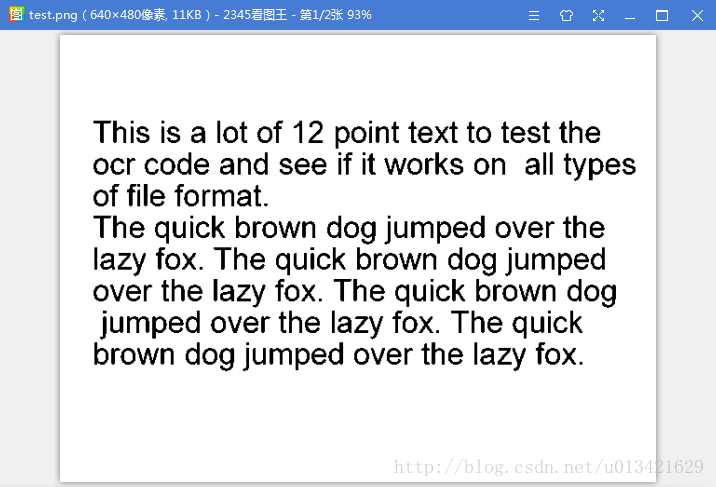
#> input picture Coding/opencv-leraning/04.png, 716 x 487 px, given in place of 04.jpg, which was not available
$ jupyter execute --allow-errors new_dome.ipynb   (shell and % lines are left out)   (older library calls are emulated)   (text cells are left out)
#> lines starting #> are read from the running program, lines starting #| are printed output that depends on the picture; after the words box and inside, x2 and y2 are one past the last pixel; in counts of white or black regions, pixels touching at a corner belong together; pictures that were not available may be replaced by others from this repository, and a replacement may not be noted
[cell 1]
import cv2
import pprint
import matplotlib
import matplotlib.pyplot as plt
import numpy as np
import time

[cell 2]
strat_time = time.time()
img = '04.jpg'
image_r = cv2.imread(img, cv2.IMREAD_UNCHANGED)
#> image_r is the input picture: shape (487, 716, 3); mean B, G, R 230.3, 225.3, 222.2
new_img = np.ones_like((image_r),dtype=np.uint8)*255
if image_r.shape[0] > 1000:
    pro_num = 600/image_r.shape[0]
    image_r = cv2.resize(image_r, (0,0), fx=pro_num, fy=pro_num)
image = cv2.pyrMeanShiftFiltering(image_r, 35, 25)
t1 = time.time()

gray = cv2.cvtColor(image, cv2.COLOR_BGR2GRAY)
gray = cv2.adaptiveThreshold(gray, 255, cv2.ADAPTIVE_THRESH_GAUSSIAN_C, cv2.THRESH_BINARY, 125, 1)
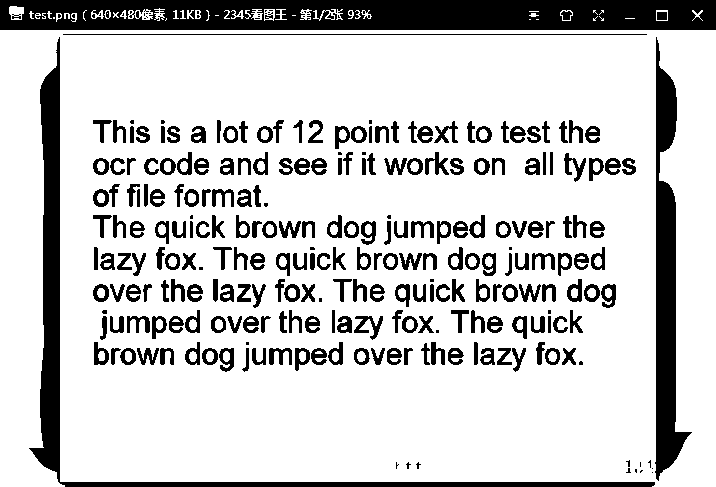
#> gray: shape (487, 716); 80.2% white; 281 black regions (57 under 20 px), largest, box (x1, y1, x2, y2) and area: (0, 0, 716, 30) 19478, (29, 37, 655, 487) 10176, (655, 37, 692, 481) 7589

ret, binary = cv2.threshold(gray, 0, 255, cv2.THRESH_BINARY_INV | cv2.THRESH_OTSU)
#> binary: shape (487, 716); 19.8% white; 281 white regions (57 under 20 px)
#> ret = 0
outimg, contours, hireachy = cv2.findContours(binary, cv2.RETR_EXTERNAL, cv2.CHAIN_APPROX_SIMPLE)
#> contours = 249 contours, 30 with area under 20; largest, box (x1, y1, x2, y2) and area: (0, 0, 716, 30) 20735, (29, 37, 655, 487) 9123, (655, 37, 692, 481) 7129, (219, 348, 234, 372) 236, (601, 284, 616, 308) 234; hireachy = 249 rows, first 6: [1, -1, -1, -1], [2, 0, -1, -1], [3, 1, -1, -1], [4, 2, -1, -1], [5, 3, -1, -1], [6, 4, -1, -1]

# [9 lines of commented-out code are left out]

for i, contour in enumerate(contours):
    area = cv2.contourArea(contour)
    if area > 10000:

        approxCurve = cv2.approxPolyDP(contour, 10, True)
        if approxCurve.shape[0] > 4:
            cv2.drawContours(new_img, contours, i, (0,0,255), 1)

        gray_new_img = cv2.cvtColor(new_img, cv2.COLOR_BGR2GRAY)
        edges = cv2.Canny(gray_new_img, 100,200)
#         lines = cv2.HoughLinesP(edges, 1.0, 3*np.pi/180, 100, 5, minLineLength=20, maxLineGap=20)
        lines = cv2.HoughLinesP(edges, 20, 3*np.pi/180, 100 , minLineLength=20, maxLineGap=20)
#> this loop made 249 passes
#> (area, approxCurve) on pass 249: (20735, [[0, 0], [0, 29], [715, 29], [715, 0]])
#> area on passes 13 to 18: 101.5, 187.5, 101, 99, 147, 152
#> edges: shape (487, 716); every value is 0
#> gray_new_img: shape (487, 716); every value is 255
#> new_img: shape (487, 716, 3); every value is 255

[cell 3]
mask = np.zeros(image.shape[:2],np.uint8)

bgdModel = np.zeros((1,65),np.float64)
fgdModel = np.zeros((1,65),np.float64)
rect = (20,20,image.shape[1]-20, image.shape[0]-20)
#> rect = (20, 20, 696, 467)
cv2.grabCut(image, mask, rect, bgdModel, fgdModel,5, cv2.GC_INIT_WITH_RECT)
mask2 = np.where((mask==2)|(mask==0),0,1).astype('uint8')
img = image*mask2[:,:,np.newaxis]
# t2 = time.time()
# cv2.drawContours(image, contours, -1, (0,0,255), 1)
cv2.imshow("mask", mask)
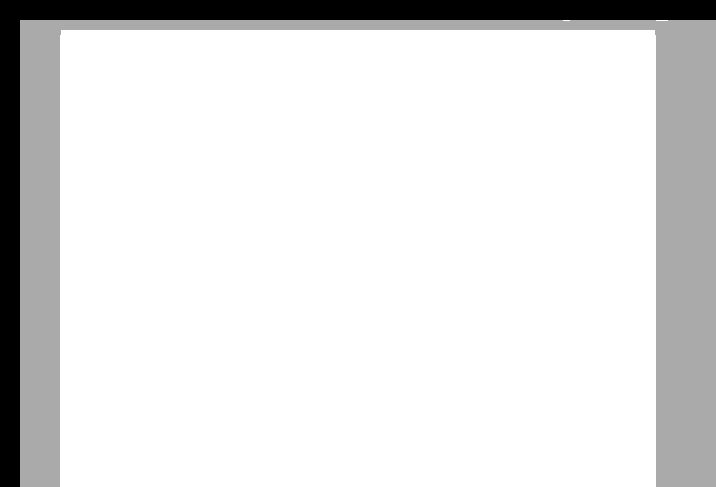
#> window 'mask': shape (487, 716); min 0, max 3, mean 2.65; drawn with min black and max white
cv2.imshow("img", img)
cv2.imshow("fgdModel", fgdModel)
cv2.imshow("mask2", mask2)
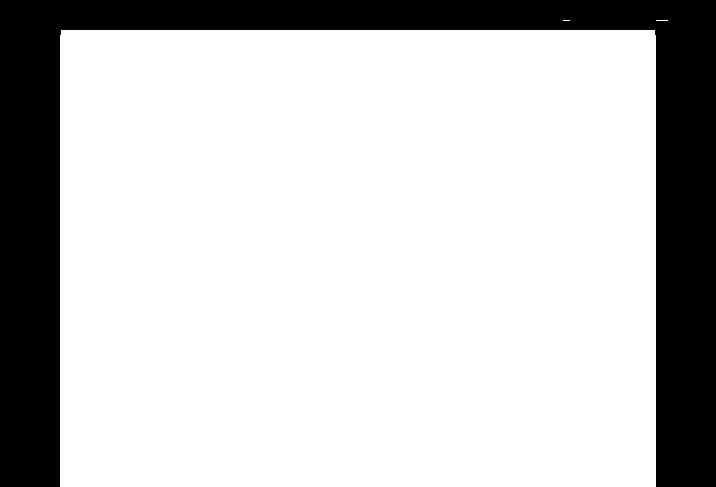
#> window 'mask2': shape (487, 716); values 0 (black) and 1 (white), 78.1% white; 1 black region, box (x1, y1, x2, y2) and area: (0, 0, 716, 487) 76311


cv2.waitKey(0)
cv2.destroyAllWindows()

[cell 4]
top_lines = []
botton_lines = []
left_lines = []
right_lines = []
#> (the rest of this cell did not finish here and is left out)

[cell 5]
def cross_point(line1,line2):#计算交点函数
    x1=line1[0]#取四点坐标
    y1=line1[1]
    x2=line1[2]
    y2=line1[3]
    print(x1,y1,x2,y2)

    x3=line2[0]
    y3=line2[1]
    x4=line2[2]
    y4=line2[3]
    print(x3,y3,x4,y4)


    k1=(y2-y1)*1.0/(x2-x1)#计算k1,由于点均为整数，需要进行浮点数转化
    b1=y1*1.0-x1*k1*1.0#整型转浮点型是关键
    if (x4-x3)==0:#L2直线斜率不存在操作
        k2=None
        b2=0
    else:
        k2=(y4-y3)*1.0/(x4-x3)#斜率存在操作
        b2=y3*1.0-x3*k2*1.0
    if k2==None:
        x=x3
    else:
        x=(b2-b1)*1.0/(k1-k2)
    y=k1*x*1.0+b1*1.0
    return [int(x), int(y)]

#> (the rest of this cell did not finish here and is left out)

#> (a cell that did not finish here is left out)

#> (a cell that did not finish here is left out)

[cell 8]
image_r.shape
#> Out = (487, 716, 3)

[cell 9]
img = cv2.imread('00.jpg', cv2.IMREAD_GRAYSCALE)
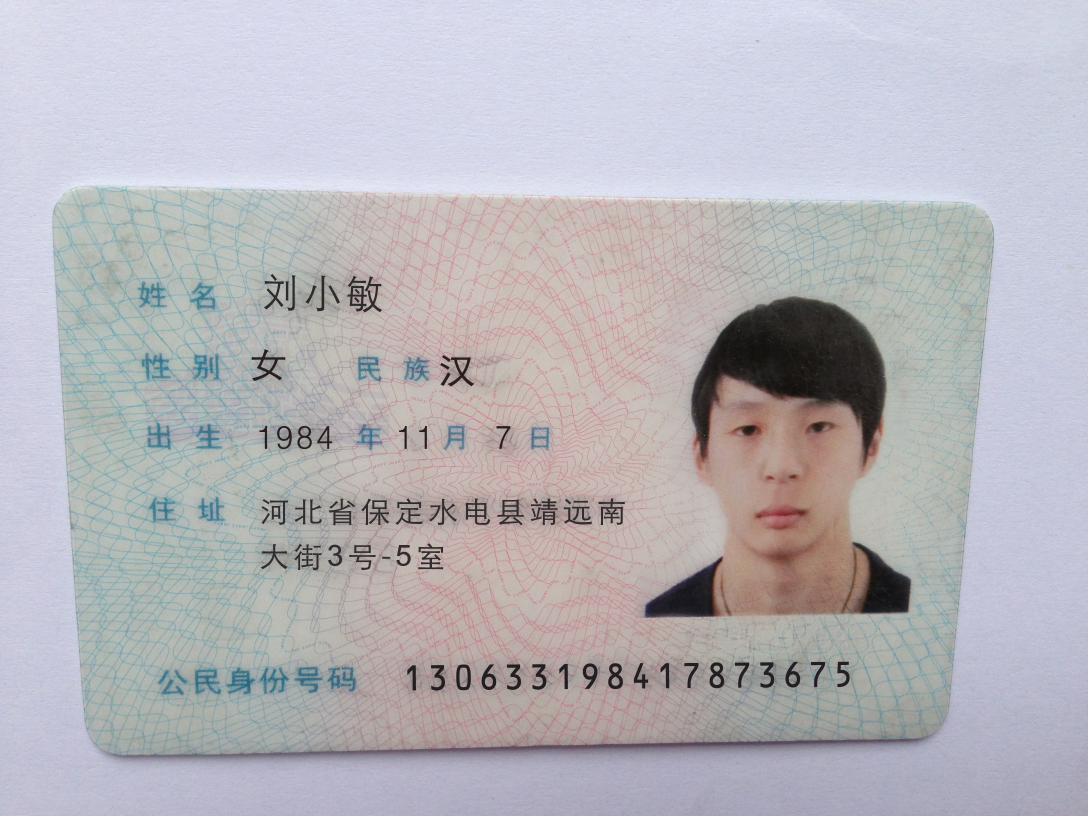
#> input picture Coding/opencv-leraning/00.jpg, 3264 x 2448 px, found by its file name (shown at 1/3 size)
#> img: shape (2448, 3264); min 3, max 252, mean 182.5
if img.shape[1] > 3000:
    scale = 800/img.shape[0]
#> scale = 0.327
    image =cv2.resize(img, (0,0), fx=scale, fy=scale, interpolation=cv2.INTER_NEAREST)
#> image: shape (800, 1067)
dst = cv2.GaussianBlur(image, (15, 15), 23)
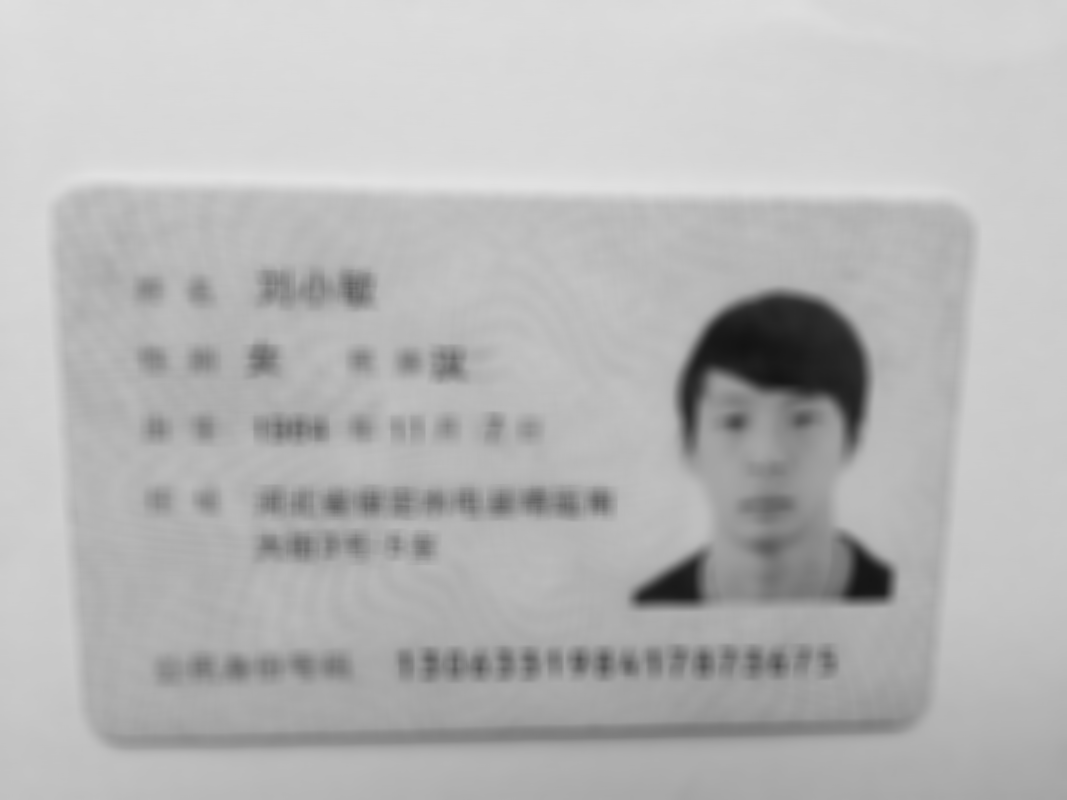
#> dst: shape (800, 1067); min 19, max 227, mean 182.6
    # 4.自适应图片阀值
gray = cv2.adaptiveThreshold(dst, 255, cv2.ADAPTIVE_THRESH_GAUSSIAN_C, cv2.THRESH_BINARY, 125, 1)
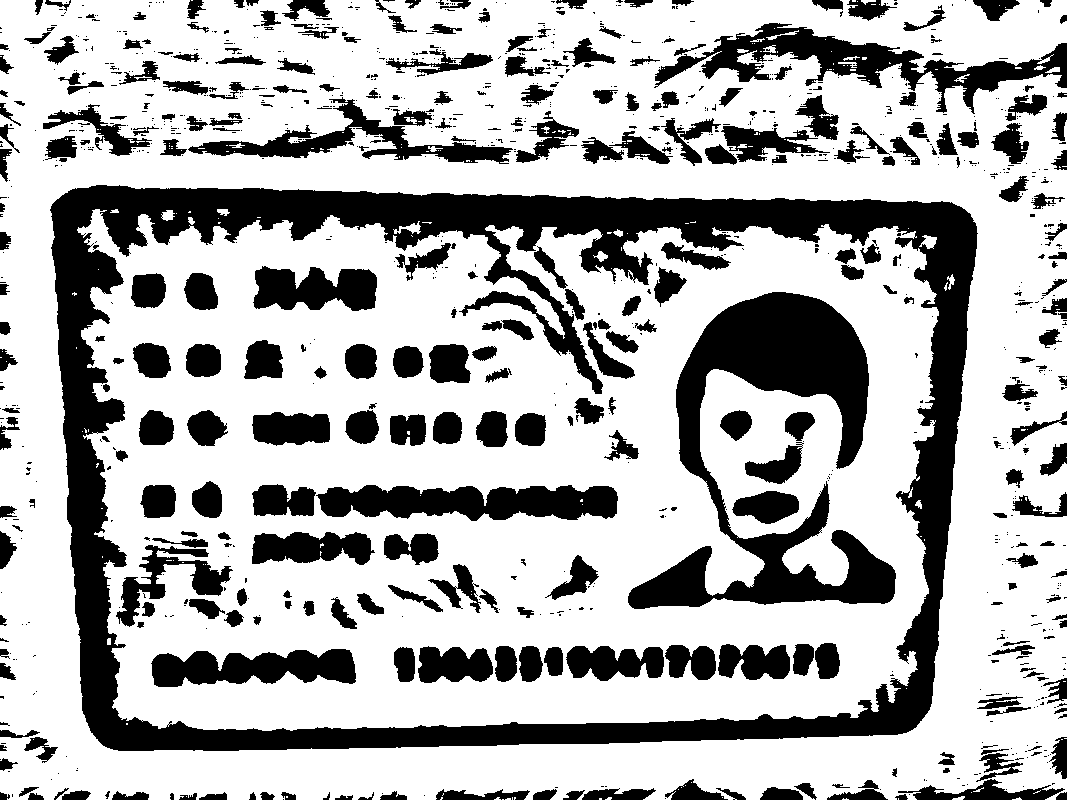
#> gray: shape (800, 1067); 70% white; 1100 black regions (774 under 20 px), largest, box (x1, y1, x2, y2) and area: (50, 185, 978, 751) 93236, (628, 292, 896, 609) 29469, (654, 23, 1067, 114) 10164
# 5. 二值化图片
ret, binary = cv2.threshold(gray, 0, 255, cv2.THRESH_BINARY_INV | cv2.THRESH_OTSU)
#> binary: shape (800, 1067); 30% white; 1100 white regions (774 under 20 px)
# 6. 找出最大的矩形
outimg, contours, hireachy = cv2.findContours(binary, cv2.RETR_EXTERNAL, cv2.CHAIN_APPROX_SIMPLE)
#> contours = 891 contours, 710 with area under 20; largest, box (x1, y1, x2, y2) and area: (50, 185, 978, 751) 484990, (654, 23, 1067, 114) 9824, (188, 97, 513, 164) 4664, (721, 126, 830, 162) 1656, (898, 779, 1065, 800) 1306; hireachy = 891 rows, first 6: [1, -1, -1, -1], [2, 0, -1, -1], [3, 1, -1, -1], [4, 2, -1, -1], [5, 3, -1, -1], [6, 4, -1, -1]
# 7. 求出上下左右边

for i, contour in enumerate(contours):
    area = cv2.contourArea(contour)
    if area > 10000:

        approxCurve = cv2.approxPolyDP(contour, 10, True)
    #     if approxCurve.shape[0] > 4:
        cv2.drawContours(image, contours, i, (0,0,255), 1)
#> this loop made 891 passes
#> area on passes 4, 6, 9: 38, 35.5, 48.5
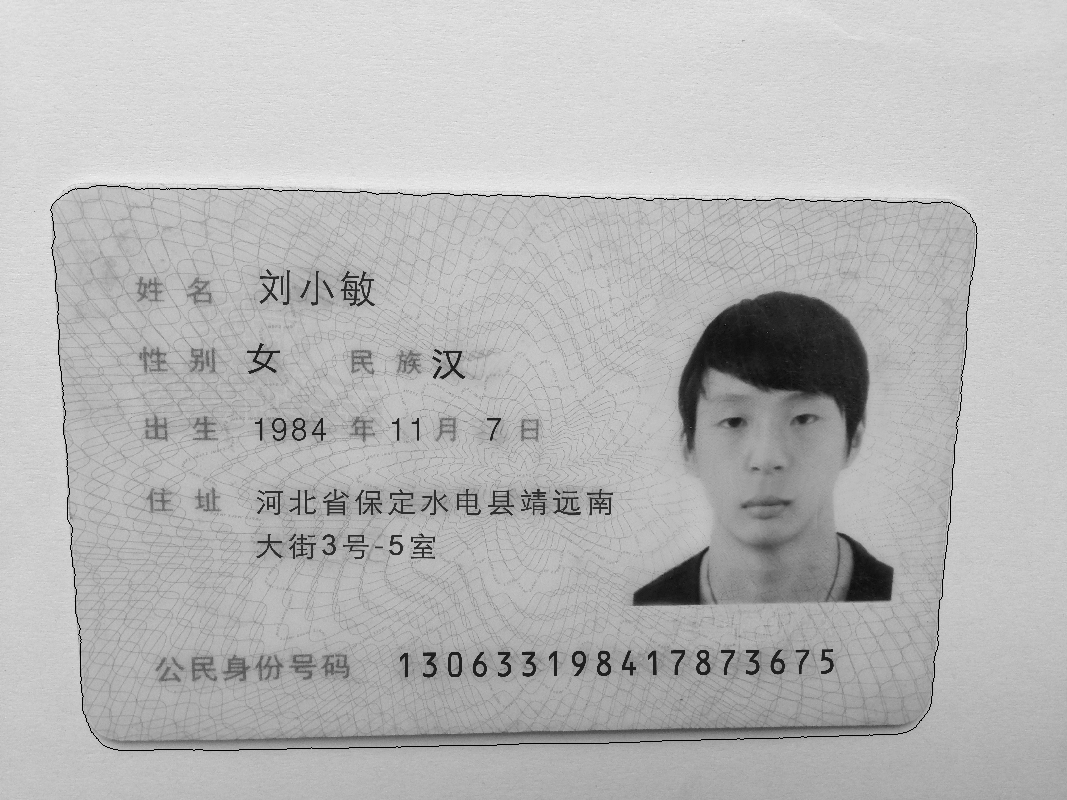
#> image: shape (800, 1067); min 0, max 250, mean 182


cv2.imshow("image", image)
cv2.imshow("graygray", gray)
cv2.waitKey(0)
cv2.destroyAllWindows()

[cell 10]
image.shape[0]
#> Out = 800
